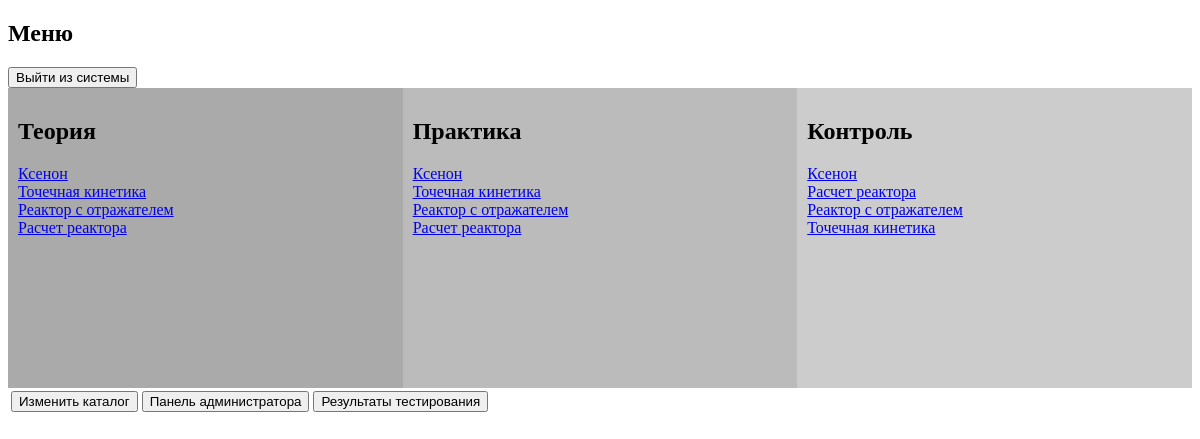
The page /main/ (signed in) on the database as committed earlier.
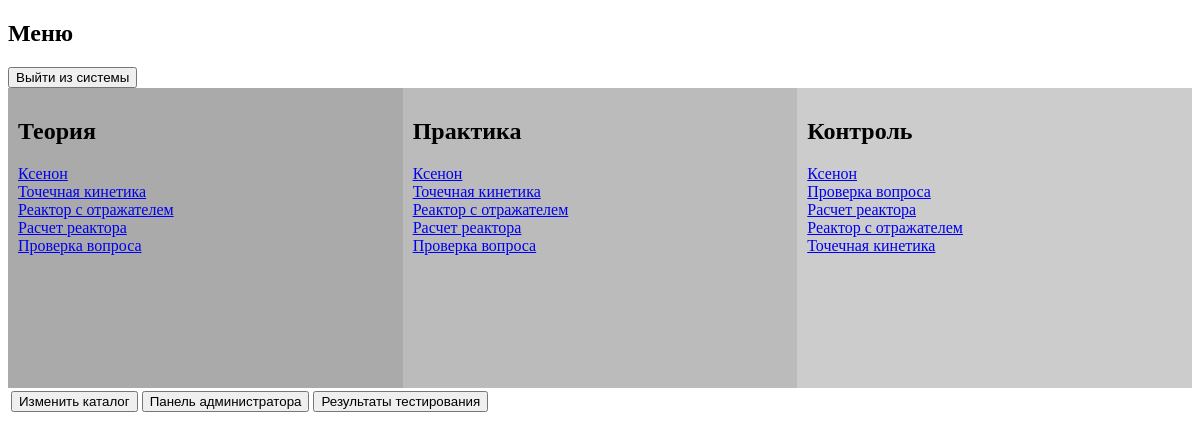
The same page on the database as committed later.
### main/models.py (models this page shows, shortened)
class topic(models.Model):
    title = models.CharField('Заголовок', max_length=128, unique=True)
    theory = models.FileField('Теория',upload_to='theory', null=True)
    practice = models.ForeignKey(to=practices, related_name='prac_part', on_delete=models.CASCADE)
    class Meta:
        verbose_name = 'Тема'
        verbose_name_plural = 'Темы'

### main/views.py (the view)
# urls.py: path('', views.menu, name='menu'),
def menu(request):
    theory = topic.objects.raw('SELECT id, title, theory from main_topic')
    practicesids = topic.objects.select_related('practice')
    controls = topic.objects.raw('SELECT id, title from main_topic')
    perms = request.user.role
    context = {
        'titles': theory,
        'pracs': practicesids,
        'conts': controls,
        'role': str(perms)
    }
    return render(request,'main/menu.html',context)

### main/templates/main/menu.html (shortened to what this page needs)
{% extends 'main/layout.html' %}
{% block content %}
<h2>Меню</h2>
 <a href="{% url 'logout' %}"><button>Выйти из системы</button></a><br>
<div class="row">
  <div class="column" style="background-color:#aaa;">
    <h2>Теория</h2>
    {% for a in titles %}
    <a href="{%url 'theory:theorylisting' a.id%}">{{a.title}}</a><br>
    {% endfor %}
  </div>
  <div class="column" style="background-color:#bbb;">
    <h2>Практика</h2>
      {% for p in pracs %}
      <a href="{%url 'practice:prac' p.practice.id%}">{{p.title}}</a><br>
      {% endfor %}
  </div>
  <div class="column" style="background-color:#ccc;">
    <h2>Контроль</h2>
      {% for c in conts %}
        <a href="{%url 'control:ctrllist' c.id%}"> {{c.title}} </a><br>
      {% endfor %}
  </div>
</div>
<table>
  <tr>
    {% if role != "user_def" %}
      <td><a href="{% url 'create' %}"><button>Изменить каталог</button></a><br></td>
    {% endif %}
    {% if role == 'admin' %}
      <td><a href="../admin"><button>Панель администратора</button></a><br></td>
    {% endif %}
    {% if role == 'admin' %}
      <td><a href="{% url 'resultlist' %}"><button>Результаты тестирования</button></a><br></td>
    {% endif %}
  </tr>
</table>
{% endblock %}

Rows that differ between the two databases and show on the page:
added topic: title "Проверка вопроса"
